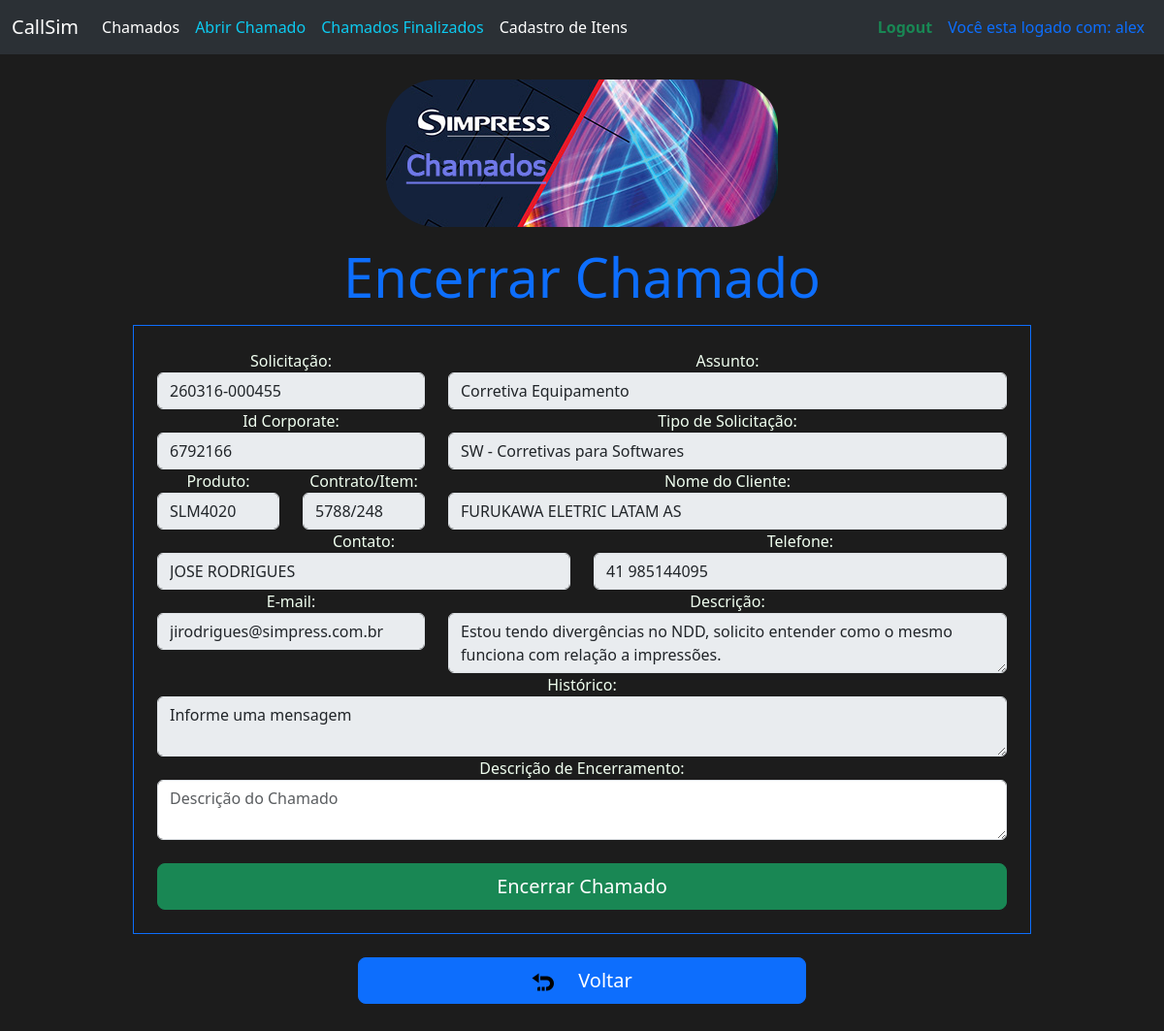
/encerrar_chamado/1 (signed in), run on the app's committed database.
### CallSim/models.py (models this page shows, shortened)
class Usuario(db.Model, UserMixin):
    id = db.Column(db.Integer, primary_key=True)
    nome = db.Column(db.String(120), nullable=False)
    usuario = db.Column(db.String(length=100), nullable=False, unique=True)
    email = db.Column(db.String(length=100), nullable=False, unique=True)
    senha = db.Column(db.String(length=60), nullable=False, unique=True)
    lembrete_senha = db.Column(db.String(length=100), nullable=False, unique=True)
    @property
    def senhacript(self):
        return self.senhacrip

class Chamado(db.Model):
    id = db.Column(db.Integer, primary_key=True)
    solicitacao = db.Column(db.String(250), nullable=False)
    assunto = db.Column(db.String(220), nullable=False)
    id_os_corporate = db.Column(db.String(50), nullable=False)
    tipo_solicitacao = db.Column(db.String(220), nullable=False)
    produto = db.Column(db.String(220), nullable=False)
    contrato_item = db.Column(db.String(20), nullable=False)
    nome_cliente = db.Column(db.String(220), nullable=False)
    nome_contato = db.Column(db.String(220), nullable=False)
    telefone_contato = db.Column(db.String(220), nullable=False)
    email_contato = db.Column(db.String(220), nullable=False)
    descricao = db.Column(db.String(220), nullable=False)
    historico_mensagem = db.Column(db.String(250), nullable=False)
    situacao = db.Column(db.String(100), nullable=False)

### CallSim/routes.py (the view, shortened to what this page needs)
@app.route('/encerrar_chamado/<int:chamado_id>', methods=['GET', 'POST'])
@login_required
def encerrar_chamado(chamado_id):
    chamado_original = Chamado.query.get_or_404(chamado_id)
    form = EncerrarChamadoForm(obj=chamado_original)
    return render_template('encerrar_chamado.html', form=form)

### CallSim/form.py
class EncerrarChamadoForm(FlaskForm):
    solicitacao = StringField(label='Solicitação:', validators=[DataRequired()])
    assunto = StringField(label='Assunto:', validators=[DataRequired()])
    id_os_corporate = StringField(label='Id Corporate:', validators=[DataRequired()])
    tipo_solicitacao = StringField(label='Tipo de Solicitação:', validators=[DataRequired()])
    produto = StringField(label='Produto:', validators=[DataRequired()])
    contrato_item = StringField(label='Contrato/Item:', validators=[DataRequired()])
    nome_cliente = StringField(label='Nome do Cliente:', validators=[DataRequired()])
    nome_contato = StringField(label='Contato:', validators=[DataRequired()])
    telefone_contato = StringField(label='Telefone:', validators=[DataRequired()])
    email_contato = StringField(label='E-mail:', validators=[DataRequired()])
    descricao = TextAreaField(label='Descrição:', validators=[DataRequired()])
    historico_mensagem = TextAreaField(label='Histórico:', validators=[DataRequired()])
    descricao_encerramento = TextAreaField(label='Descrição de Encerramento:', validators=[DataRequired()])
    situacao = StringField(label='Situação:')

### CallSim/models.py (called while the page is built)
@login_manager.user_loader
def load_user(usuario_id):
    return Usuario.query.get(int(usuario_id))

### CallSim/templates/encerrar_chamado.html (shortened to what this page needs)
{% extends 'base.html' %}
{% block conteudo %}
<div class="d-flex justify-content-center align-items-center">
    <div class="row">
        <div class="col-16">
            <div class="container text-center">
                <div class="row">
                    <div>
                        <img src="{{url_for('static', filename='img/banner_chamados.png')}}"
                             class="img-fluid h3 mb-3 mt-4">
                    </div>
                    <h1 class="h3 mb-3 text-primary display-4">Encerrar Chamado</h1>
                </div>
                <form method="POST" class="form-register border border-primary p-4" id="formEncerrar" style="color: whitesmoke;">
                    <div class="row">
                        <div class="col-md-4">
                            {{ form.solicitacao.label()}}
                            {{ form.solicitacao(class="form-control", placeholder="Informe o número", readonly=true, disabled=true) }}
                        </div>
                        <div class="col-md-8">
                            {{ form.assunto.label()}}
                            {{ form.assunto(class="form-control", placeholder="Informe o Assunto", readonly=true, disabled=true) }}
                        </div>
                    </div>
                    <div class="row">
                        <div class="col-md-4">
                            {{ form.id_os_corporate.label()}}
                            {{ form.id_os_corporate(class="form-control", placeholder="Chamado Corporate", readonly=true, disabled=true) }}
                        </div>
                        <div class="col-md-8">
                            {{ form.tipo_solicitacao.label()}}
                            {{ form.tipo_solicitacao(class="form-control", readonly=true, disabled=true) }}
                        </div>
                    </div>
                    <div class="row">
                        <div class="col-md-2">
                            {{ form.produto.label()}}
                            {{ form.produto(class="form-control", readonly=true, disabled=true) }}
                        </div>
                        <div class="col-md-2">
                            {{ form.contrato_item.label()}}
                            {{ form.contrato_item(class="form-control", placeholder="Contrato/iten", readonly=true, disabled=true) }}
                        </div>
                        <div class="col-md-8">
                            {{ form.nome_cliente.label()}}
                            {{ form.nome_cliente(class="form-control", placeholder="Nome do cliente", readonly=true, disabled=true) }}
                        </div>
                    </div>
                    <div class="row">
                        <div class="col-md-6">
                            {{ form.nome_contato.label()}}
                            {{ form.nome_contato(class="form-control", placeholder="Nome do ponto focal", readonly=true, disabled=true) }}
                        </div>
                        <div class="col-md-6">
                            {{ form.telefone_contato.label()}}
                            {{ form.telefone_contato(class="form-control", placeholder="Número do telefone", readonly=true, disabled=true) }}
                        </div>
                    </div>
                    <div class="row">
                        <div class="col-md-4">
                            {{ form.email_contato.label()}}
                            {{ form.email_contato(class="form-control", placeholder="Número do telefone", readonly=true, disabled=true) }}
                        </div>
                        <div class="col-md-8">
                            {{ form.descricao.label()}}
                            {{ form.descricao(class="form-control", placeholder="Descrição do Chamado", readonly=true, disabled=true) }}
                        </div>
                    </div>
                    <div class="row">
                        <div class="col-md-12">
                            {{ form.historico_mensagem.label()}}
                            {{ form.historico_mensagem(class="form-control", placeholder="Descrição do Chamado", readonly=true, disabled=true) }}
                        </div>
                    </div>
                    <div class="row">
                        <div class="col-md-12">
                            {{ form.descricao_encerramento.label()}}
                            {{ form.descricao_encerramento(class="form-control", placeholder="Descrição do Chamado") }}
                        </div>
                    </div>
                    <div class="d-grid mt-4">
                        <button type="button" class="btn btn-lg btn-success" data-bs-toggle="modal" data-bs-target="#encerrarChamado">
                            Encerrar Chamado
                        </button>
                    </div>
                </form>
                <div class="text-center mt-4 mb-5">
                    <a href="{{url_for('lista_chamado')}}" class="btn btn-lg btn-primary w-50"><img
                            src="{{url_for('static', filename='img/voltar.png')}}" class="me-4">Voltar</img></a>
                </div>
            </div>
        </div>
    </div>
</div>
{% endblock %}

### CallSim/templates/base.html (shortened to what this page needs)
<!DOCTYPE html>
<html lang="pt-br">
<head>
    <link href="https://cdn.jsdelivr.net/npm/bootstrap@5.3.8/dist/css/bootstrap.min.css" rel="stylesheet"
>
</head>
<body>
<nav class="navbar navbar-expand-lg bg-body-tertiary" data-bs-theme="dark">
    <div class="container-fluid">
        <a class="navbar-brand" href="{{ url_for('home') }}">CallSim</a>
        <div class="collapse navbar-collapse" id="navbarNavAltMarkup">
            <div class="navbar-nav">
                <a class="nav-link active" aria-current="page" href="{{url_for('lista_chamado')}}">Chamados</a>
                <a class="nav-link active text-info" aria-current="page" href="{{url_for('abrir_chamado')}}">Abrir
                    Chamado</a>
                <a class="nav-link active text-info" aria-current="page" href="{{url_for('lista_chamado_encerrado')}}">Chamados
                    Finalizados</a>
                <a class="nav-link active" aria-current="page" href="{{ url_for('itens') }}">Cadastro de Itens</a>
            </div>
            <div class="navbar-nav ms-auto">
                {% if current_user.is_authenticated %}
                <a class="nav-link text-success fw-bold" href="{{url_for('logout')}}">Logout</a>
                <a class="nav-link text-primary">Você esta logado com: {{ current_user.usuario }}</a>
                {% else %}
                <a class="nav-link text-danger fw-semibold" href="{{url_for('index')}}">Login</a>
                <a class="nav-link disabled" aria-disabled="true">Não há usuário logado</a>
                {% endif %}
            </div>
        </div>
    </div>
</nav>
{% block conteudo %}
{% endblock %}
</body>
</html>

### CallSim/templates/base.html (style rules this page uses)
body { background-color: #1C1C1C; color: honeydew; }
form label { color: honeydew !important; }

### data on the page
Usuario: usuario "alex"
Chamado: solicitacao "260316-000455", assunto "Corretiva Equipamento", id_os_corporate "6792166", tipo_solicitacao "SW - Corretivas para Softwares", produto "SLM4020", contrato_item "5788/248", nome_cliente "FURUKAWA ELETRIC LATAM AS", nome_contato "JOSE RODRIGUES", telefone_contato "41 985144095", email_contato "jirodrigues@simpress.com.br", descricao "Estou tendo divergências no NDD, solicito entender como o mesmo funciona com relação a impressões.", historico_mensagem "Informe uma mensagem"
